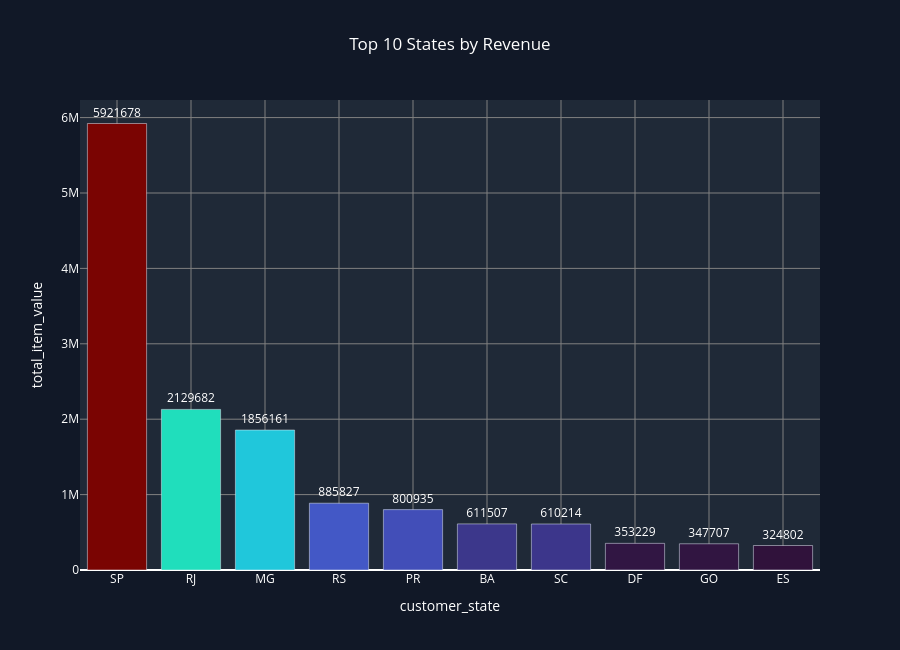

The cell this chart's notebook holds for it:
### Markdown cell above
## Key Findings

- Seller performance follows a highly concentrated distribution, with a small group of sellers generating a substantial portion of marketplace revenue.
- Most sellers belong to the long-tail segment, contributing relatively low revenue and order volume.
- A strong positive relationship exists between orders, products sold, and revenue generation.
- Several sellers appear to operate in premium segments, generating higher revenue despite comparatively lower order volumes.

## Business Impact

- Marketplace growth is highly dependent on retaining top-performing sellers.
- Long-tail sellers represent an opportunity for seller development and performance improvement programs.
- Premium sellers should be identified and supported through targeted incentives and partnership strategies.
- Seller segmentation can help optimize marketplace growth and resource allocation.

### Code cell
#Revenue by State 
fig = px.bar(
    state_revenue.head(10),
    x="customer_state",
    y="total_item_value",
    color="total_item_value",
    text="total_item_value",
    title="Top 10 States by Revenue",
    color_continuous_scale="Turbo"
)

fig.update_traces(
    texttemplate="%{text:.0f}",
    textposition="outside"
)

fig.update_layout(
    title_x=0.5,
    height=650,
    paper_bgcolor="#111827",
    plot_bgcolor="#1F2937",
    font_color="white",
    coloraxis_showscale=False
)

fig.update_xaxes(gridcolor="gray")
fig.update_yaxes(gridcolor="gray")

fig.show()

### Figure 1 — Plotly figure (JSON) as saved in the notebook; plotly's stock layout.template omitted (floating-point values rounded to 4 significant figures)
{"data": [{"hovertemplate": "customer_state=%{x}<br>total_item_value=%{marker.color}<extra></extra>", "legendgroup": "", "marker": {"color": [5922000.0, 2130000.0, 1856000.0, 885800.0, 800900.0, 611500.0, 610200.0, 353200.0, 347700.0, 324800.0], "coloraxis": "coloraxis", "pattern": {"shape": ""}}, "name": "", "orientation": "v", "showlegend": false, "text": [5922000.0, 2130000.0, 1856000.0, 885800.0, 800900.0, 611500.0, 610200.0, 353200.0, 347700.0, 324800.0], "textposition": "outside", "texttemplate": "%{text:.0f}", "type": "bar", "x": ["SP", "RJ", "MG", "RS", "PR", "BA", "SC", "DF", "GO", "ES"], "xaxis": "x", "y": [5922000.0, 2130000.0, 1856000.0, 885800.0, 800900.0, 611500.0, 610200.0, 353200.0, 347700.0, 324800.0], "yaxis": "y"}], "layout": {"barmode": "relative", "coloraxis": {"autocolorscale": false, "colorbar": {"title": {"text": "total_item_value"}}, "colorscale": [[0, "#30123b"], [0.07143, "#4145ab"], [0.1429, "#4675ed"], [0.2143, "#39a2fc"], [0.2857, "#1bcfd4"], [0.3571, "#24eca6"], [0.4286, "#61fc6c"], [0.5, "#a4fc3b"], [0.5714, "#d1e834"], [0.6429, "#f3c63a"], [0.7143, "#fe9b2d"], [0.7857, "#f36315"], [0.8571, "#d93806"], [0.9286, "#b11901"], [1, "#7a0402"]], "showscale": false}, "font": {"color": "white"}, "height": 650, "legend": {"tracegroupgap": 0}, "paper_bgcolor": "#111827", "plot_bgcolor": "#1F2937", "title": {"text": "Top 10 States by Revenue", "x": 0.5}, "xaxis": {"anchor": "y", "domain": [0, 1], "gridcolor": "gray", "title": {"text": "customer_state"}}, "yaxis": {"anchor": "x", "domain": [0, 1], "gridcolor": "gray", "title": {"text": "total_item_value"}}}}
